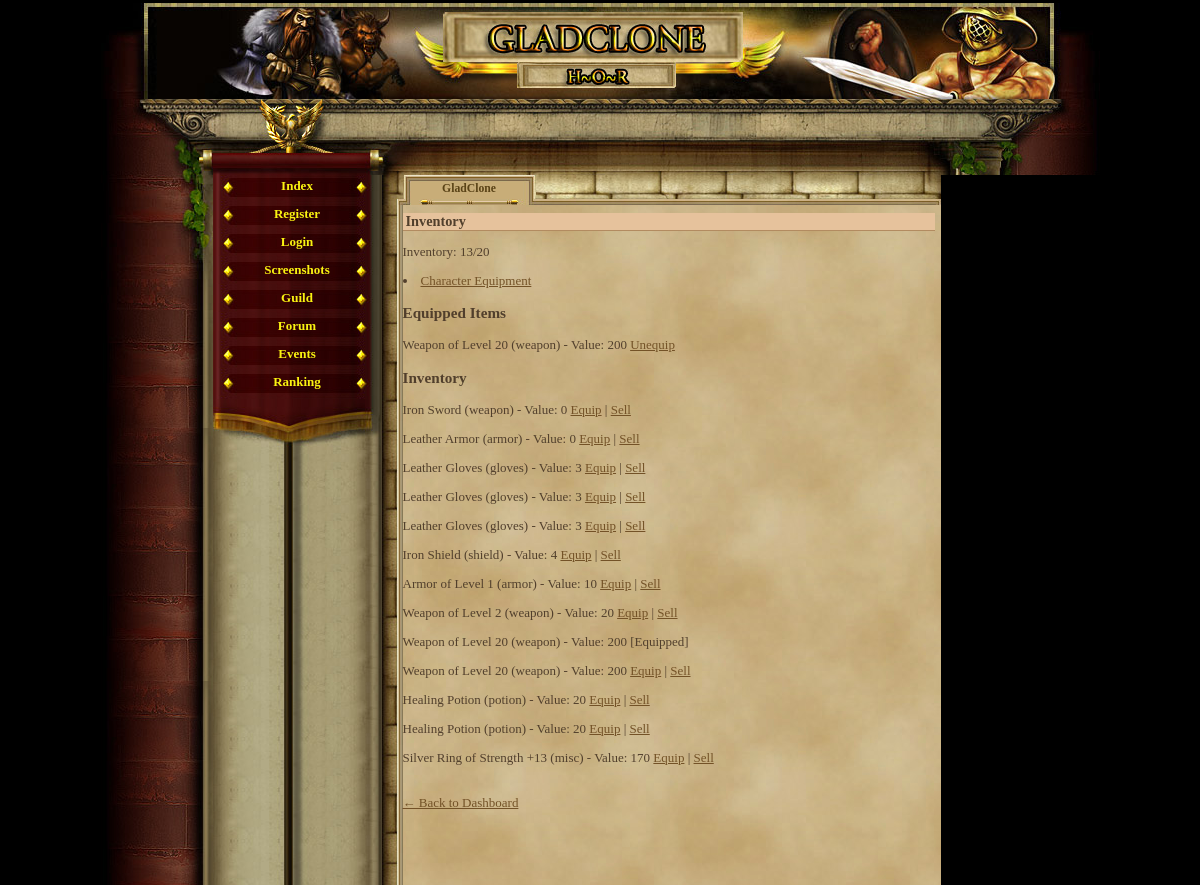
/inventory.php (signed in), run on an earlier commit of the app's database.
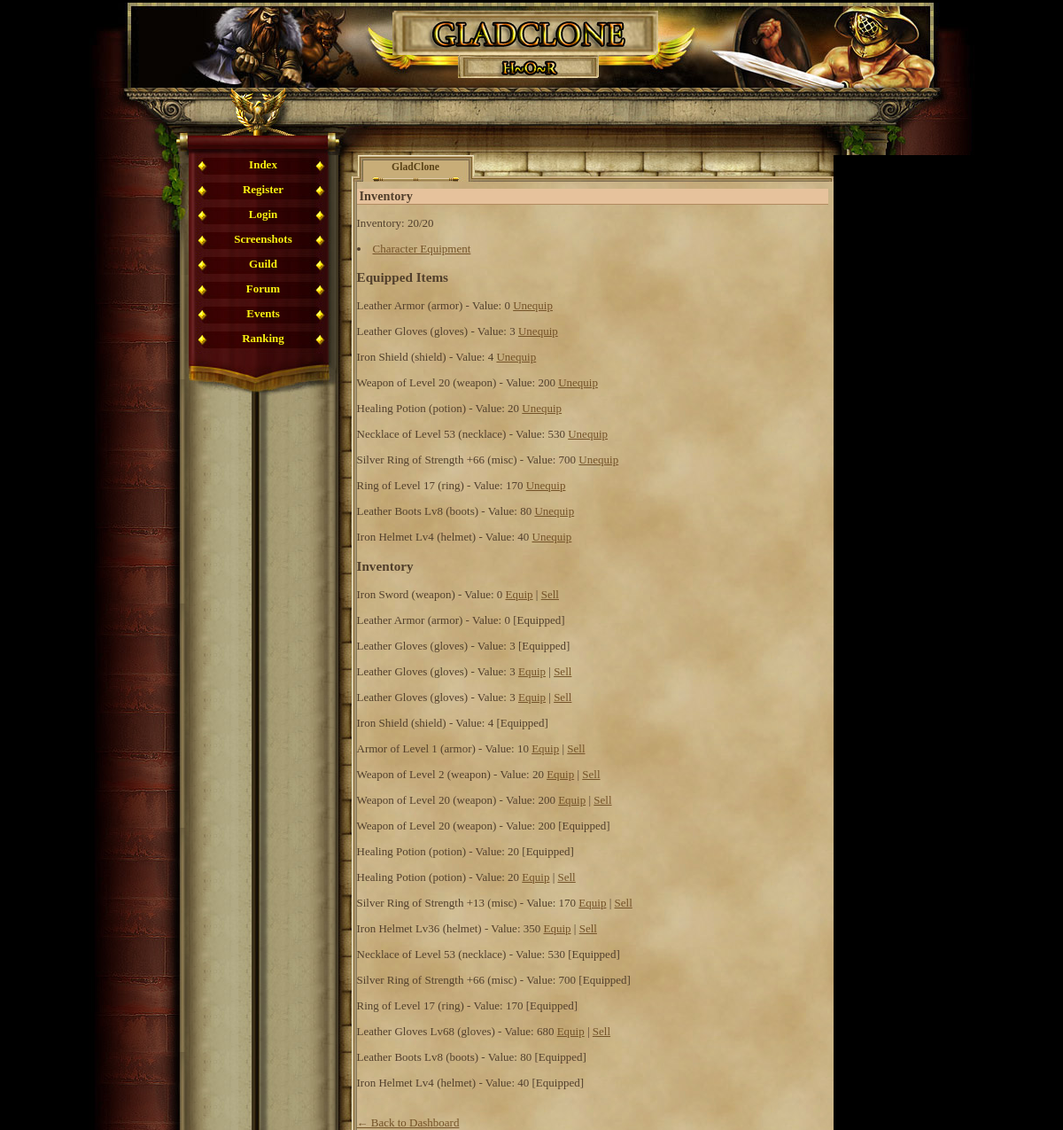
And on a later commit of the database.
### tables this page shows
CREATE TABLE `player_items` (
  `id` int(11) NOT NULL AUTO_INCREMENT,
  `player_id` int(11) NOT NULL,
  `item_id` int(11) NOT NULL,
  `quantity` int(11) NOT NULL DEFAULT '1',
  `equipped` tinyint(1) NOT NULL DEFAULT '0',
  `position` int(11) NOT NULL DEFAULT '0',
  PRIMARY KEY (`id`),
  KEY `player_id` (`player_id`),
  KEY `item_id` (`item_id`),
  CONSTRAINT `player_items_ibfk_1` FOREIGN KEY (`player_id`) REFERENCES `gracze` (`id`),
  CONSTRAINT `player_items_ibfk_2` FOREIGN KEY (`item_id`) REFERENCES `items` (`id`)
);

CREATE TABLE `items` (
  `id` int(11) NOT NULL AUTO_INCREMENT,
  `name` varchar(50) NOT NULL,
  `description` text,
  `type` varchar(20) NOT NULL,
  `attack_bonus` int(11) DEFAULT '0',
  `defense_bonus` int(11) DEFAULT '0',
  `sell_value` int(11) NOT NULL DEFAULT '10',
  `value` int(11) NOT NULL DEFAULT '0',
  `price` int(11) NOT NULL DEFAULT '0',
  `image` varchar(255) DEFAULT 'default.png',
  `slot` varchar(20) NOT NULL DEFAULT 'misc',
  `dex_bonus` int(11) DEFAULT '0',
  `level_required` int(11) DEFAULT '1',
  `effect_type` varchar(10) DEFAULT 'NULL',
  `target_attr` varchar(20) DEFAULT NULL,
  `effect_value` int(11) DEFAULT '0',
  `duration` int(11) DEFAULT '0',
  PRIMARY KEY (`id`)
);

### inventory.php (the view, shortened to what this page needs)
<?php
require_once('var/ustawienia.php');
require_once('gora_strony.php');
require_once('menu_l.php');
$player_id = $_SESSION['id'];
$inv_count = $conn->query("SELECT COUNT(*) AS total FROM player_items WHERE player_id = $player_id")->fetch_assoc()['total'];
?>
<h2>Inventory</h2>
<p>Inventory: <?= $inv_count ?>/20</p>
<li><a href='character_equipment.php'>Character Equipment</a></li>
<?php
echo "<h3>Equipped Items</h3>";
$equipped_query = $conn->prepare("
    SELECT pi.id as player_item_id, i.name, i.type, i.value
    FROM player_items pi
    JOIN items i ON pi.item_id = i.id
    WHERE pi.player_id = ? AND pi.equipped = 1
");
$equipped_query->bind_param("i", $player_id);
$equipped_query->execute();
$equipped_result = $equipped_query->get_result();
if ($equipped_result->num_rows > 0) {
    while ($item = $equipped_result->fetch_assoc()) {
        echo "<p>{$item['name']} ({$item['type']}) - Value: {$item['value']}
            <a href='unequip_item.php?id={$item['player_item_id']}'>Unequip</a></p>";
    }
} else {
    echo "<p>No items equipped.</p>";
}
echo "<h3>Inventory</h3>";
$inv_query = $conn->prepare("
    SELECT pi.id as player_item_id, i.name, i.type, i.value, pi.equipped
    FROM player_items pi
    JOIN items i ON pi.item_id = i.id
    WHERE pi.player_id = ?
");
$inv_query->bind_param("i", $player_id);
$inv_query->execute();
$inv_result = $inv_query->get_result();
if ($inv_result->num_rows > 0) {
    while ($item = $inv_result->fetch_assoc()) {
        echo "<p>{$item['name']} ({$item['type']}) - Value: {$item['value']} ";
        if ($item['equipped']) {
            echo "[Equipped]";
        } else {
            echo "<a href='inventory.php?equip={$item['player_item_id']}'>Equip</a> | ";
            echo "<a href='sell_item.php?id={$item['player_item_id']}' onclick=\"return confirm('Sell this item?');\">Sell</a>";
        }
        echo "</p>";
    }
} else {
    echo "<p>No items in inventory.</p>";
}
?>
<br><a href="index.php">← Back to Dashboard</a>

What changed in the data, as far as the page shows it:
no longer on one of the page's lists (row edited): player_items: item.name "Weapon of Level 20", item.type "weapon", item.value "200"
now on one of the page's lists (row edited): player_items: item.name "Leather Armor", item.type "armor", item.value "0"
changed player_items "Leather Armor": equipped "Equip | Sell" → "[Equipped]"
now on one of the page's lists (row edited): player_items: item.name "Leather Gloves", item.type "gloves", item.value "3"
changed player_items (number 2 of 20 on the later page): equipped "Equip | Sell" → "[Equipped]"
now on one of the page's lists (row edited): player_items: item.name "Iron Shield", item.type "shield", item.value "4"
changed player_items "Iron Shield": equipped "Equip | Sell" → "[Equipped]"
now on one of the page's lists (row edited): player_items: item.name "Weapon of Level 20", item.type "weapon", item.value "200"
changed player_items (number 4 of 20 on the later page): equipped "Equip | Sell" → "[Equipped]"
now on one of the page's lists (row edited): player_items: item.name "Healing Potion", item.type "potion", item.value "20"
changed player_items (number 5 of 20 on the later page): equipped "Equip | Sell" → "[Equipped]"
added player_items: item.name "Necklace of Level 53", item.type "necklace", item.value "530", equipped "[Equipped]"
added player_items: item.name "Silver Ring of Strength +66", item.type "misc", item.value "700", equipped "[Equipped]"
added player_items: item.name "Ring of Level 17", item.type "ring", item.value "170", equipped "[Equipped]"
added player_items: item.name "Leather Boots Lv8", item.type "boots", item.value "80", equipped "[Equipped]"
added player_items: item.name "Iron Helmet Lv4", item.type "helmet", item.value "40", equipped "[Equipped]"
changed player_items (number 16 of 20 on the later page): equipped "[Equipped]" → "Equip | Sell"
added player_items: item.name "Iron Helmet Lv36", item.type "helmet", item.value "350", shown under "Inventory"
added player_items: item.name "Leather Gloves Lv68", item.type "gloves", item.value "680", shown under "Inventory"
Also different on the page:
$inv_count: "13" → "20"
